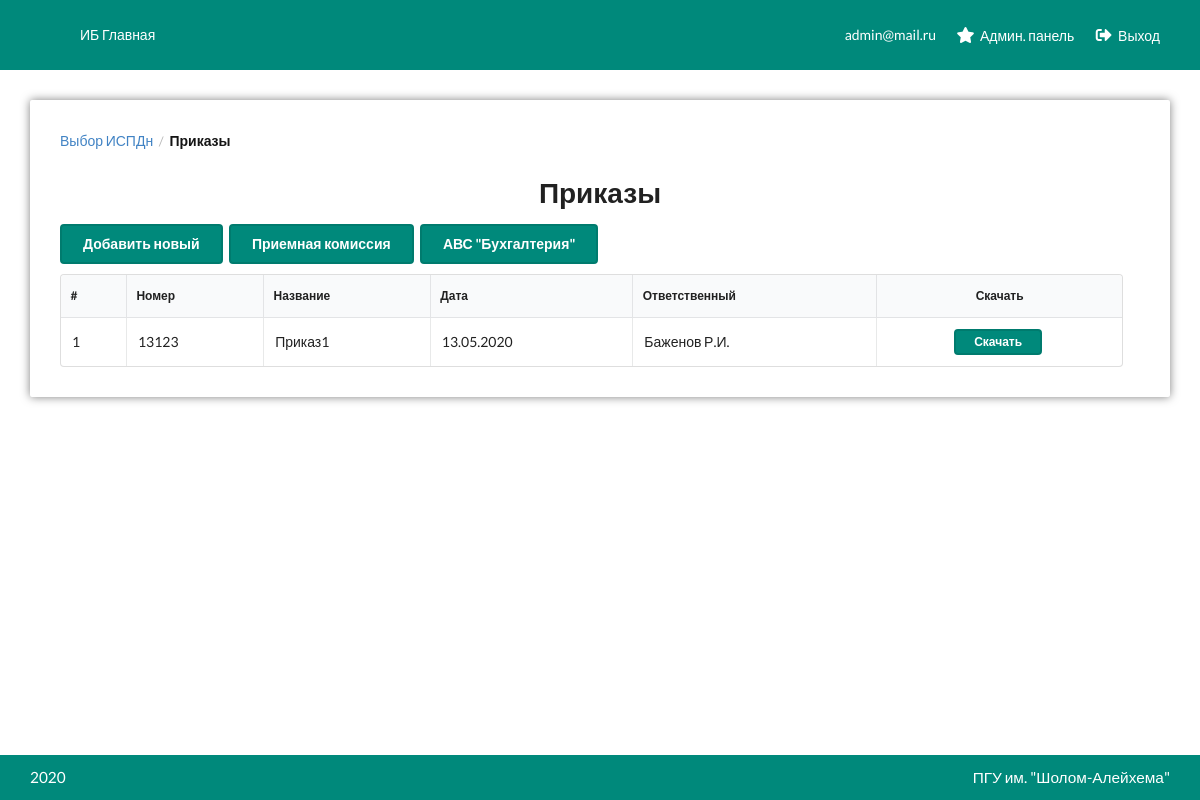
Screenshot of /ispdn/prikazi/ (signed in) with the database file from the repository.
### Accounts/models.py (models this page shows, shortened)
class User(AbstractBaseUser, PermissionsMixin):
    objects = MyUserManager()
    email = models.EmailField(_('email address'), unique=True)
    last_name = models.CharField(max_length=128, verbose_name='Фамилия')
    first_name = models.CharField(max_length=128, verbose_name='Имя')
    surname = models.CharField(max_length=128, verbose_name='Отчество')
    is_staff = models.BooleanField(default=False, verbose_name='Персонал')
    is_active = models.BooleanField(default=True, verbose_name='Активный')
    date_joined = models.DateTimeField(default=timezone.now, verbose_name='Дата регистрации')
    dolzhnost = models.CharField(max_length=64, default='', verbose_name='Должность')
    gr_key = models.CharField(max_length=16, default=None, null=True, blank=True, verbose_name='Графический ключ')
    USERNAME_FIELD = 'email'
    REQUIRED_FIELDS = []
    class Meta:
        ordering = ['id']
        verbose_name = 'Пользователь'
        verbose_name_plural = 'Пользователи'

### Ispdn/models.py (models this page shows, shortened)
class Ispdn(models.Model):
    objects = MyManager()
    nomer = models.CharField(max_length=32, verbose_name='Номер')
    name = models.CharField(max_length=256, verbose_name='Название')
    start_date = models.DateField(null=True, blank=True)
    end_date = models.DateField(null=True, blank=True)
    prikaz = models.ManyToManyField('Prikaz', related_name='ispdns', blank=True)
    instruct = models.ManyToManyField('Instruct', related_name='ispdns', blank=True)
    rukovodstvo = models.ManyToManyField('Rukovodstvo', related_name='ispdns', blank=True)
    polozhenie = models.ManyToManyField('Polozhenie', related_name='ispdns', blank=True)
    po = models.ManyToManyField('ProgOb', related_name='ispdns', blank=True)
    raznoe = models.ManyToManyField('Raznoe', related_name='ispdns', blank=True)
    class Meta:
        verbose_name = 'ИСПДн'
        verbose_name_plural = 'ИСПДн'

class Prikaz(models.Model):
    def content_file_name(instance, filename):
        return ispdn_filename('prikazi', Prikaz, filename)
    objects = MyManager()
    nomer = models.CharField(max_length=32, verbose_name='Номер')
    name = models.CharField(max_length=256, verbose_name='Название')
    date = models.DateField(verbose_name='Дата')
    ovetstv = models.ForeignKey('Pdn.Person', on_delete=models.SET_NULL, null=True, verbose_name='Ответственный')
    file = models.FileField(null=True, upload_to=content_file_name)
    class Meta:
        verbose_name = 'Приказ'
        verbose_name_plural = "Приказы"
        ordering = ['-id']

### Pdn/models.py (models this page shows, shortened)
class Person(models.Model):
    objects = MyManager()
    last_name = models.CharField(max_length=128, verbose_name='Фамилия')
    first_name = models.CharField(max_length=128, verbose_name='Имя')
    surname = models.CharField(max_length=128, verbose_name='Отчество')
    birth_date = models.DateField(verbose_name='Дата рождения')
    fakultet = models.CharField(max_length=128, null=True, blank=True, verbose_name='Факультет')
    podrazd = models.CharField(max_length=128, null=True, blank=True, verbose_name='Подразделение')
    def get_fio(self):
        return f'{self.last_name} {self.first_name[0]}.{self.surname[0]}.'
    class Meta:
        verbose_name = 'Сотрудник/Студент'
        verbose_name_plural = 'Сотрудники/Студенты'

### Ispdn/views.py (the view)
# urls.py: path('prikazi/', prikazi, name='prikazi_all'),
def prikazi(request, ispdn_id=None):
    return instance_list(request, ispdn_id, template='Ispdn/TableList/Prikazi.html', model=Prikaz, field_name='prikaz')

### Accounts/templatetags/modified.py (called while the page is built)
def get_value_from_context(context, dots_var, nullable=False):
    c_key = dots_var.split('.')[0]
    try:
        var = context[c_key]
    except KeyError:
        if nullable:
            return None
        raise KeyError('Template context does not exist key: {}'.format(c_key))
    splitted_var = dots_var.split('.')
    if len(splitted_var) > 0:
        attr = '.'.join(splitted_var[1:])
        try:
            value = getattr(var, attr)
        except Exception:
            if nullable:
                return None
            raise AttributeError('Variable {} does not contain attribute {}'.format(splitted_var[0], attr))
    else:
        value = var
    if callable(value):
        value = value()
    return value

@register.filter
def substract(val1, val2):
    return int(val1) - int(val2)

### Ispdn/views.py (called while the page is built)
def instance_list(request, ispdn_id, template, model, field_name):
    ispdn = None
    if ispdn_id:
        ispdn = Ispdn.objects.get_or_404(id=ispdn_id)
        instances = getattr(ispdn, field_name).all()
    else:
        instances = model.objects.all()
    ispdns = Ispdn.objects.all()
    return render(request, template, {'instances': instances, 'ispdn': ispdn, 'ispdns': ispdns})

### utils/shortcuts.py (called while the page is built)
def build_url(*args, **kwargs):
    get = kwargs.pop('get', None)
    url = reverse(*args, kwargs=kwargs)
    if get:
        url += '?' + urllib.parse.urlencode(get)
    return url

### templates/Ispdn/TableList/Prikazi.html (shortened to what this page needs)
{% extends 'base.html' %}
{% load modified %}
{% block content %}
    <div class="ui container">
        <div class="child-center">
            <div class="skzi-list cblock">
                <div class="content">
                    <div class="ui breadcrumb">
                      <a href="{% url 'ispdn:select' %}" class="section">Выбор ИСПДн</a>
                      <div class="divider"> / </div>
                      <div class="active section">Приказы</div>
                    </div>
                    <h1 class="ui center aligned header">Приказы</h1>
                    <div class="panel">
                        <div class="buttons left">
                            {% if ispdn %}
                                <a href="{% iurl 'ispdn:prikaz_form' get_source='ispdn.id' %}" class="button primary ui medium">Добавить новый</a>
                                <a href="{% url 'ispdn:prikazi_all' %}" class="button primary ui medium">Список всех приказов</a>
                            {% else %}
                                <a href="{% iurl 'ispdn:prikaz_form' %}" class="button primary ui medium">Добавить новый</a>
                                {% for ispdn in ispdns %}
                                    <a href="{% iurl 'ispdn:prikazi' ispdn_id='ispdn.id' %}" class="button primary ui medium">{{ ispdn.name }}</a>
                                {% endfor %}
                            {% endif %}
                        </div>
                    </div>
                    <div class="sixteen wide table-container">
                        <div class="table-width">
                            <table class="ui celled selectable sortable table tableFixHead">
                                <thead>
                                <tr>
                                    <th>#</th>
                                    <th>Номер</th>
                                    <th>Название</th>
                                    <th>Дата</th>
                                    <th>Ответственный</th>
                                    <th class="center aligned">Скачать</th>
                                </tr>
                                </thead>
                                <tbody>
                                {% for prikaz in instances %}
                                    <tr data-id="{{ prikaz.id }}">
                                        <td data-label="#">{{ instances|length|substract:forloop.counter0 }}</td>
                                        <td data-label="Номер">{{ prikaz.nomer }}</td>
                                        <td data-label="Название">{{ prikaz.name }}</td>
                                        <td data-label="Дата">{{ prikaz.date }}</td>
                                        <td data-label="Ответственный">{{ prikaz.ovetstv.get_fio }}</td>
                                        <td data-label="Скачать" class="center aligned"><a class="ui button primary tiny download" href="{% iurl 'ispdn:prikaz_download' id='prikaz.id' %}">Скачать</a></td>
                                    </tr>
                                {% endfor %}
                                </tbody>
                            </table>
                        </div>
                    </div>
                </div>
            </div>
        </div>
    </div>
{% endblock %}

### templates/navbar.html (shortened to what this page needs)
{% load static %}
<nav>
    <div class="ui container">
        <ul class="left">
            <li><a href="{% url 'main:index' %}">ИБ Главная</a></li>
        </ul>
        {% if request.user.is_authenticated %}
            <ul class="right">
                <li><a>{% if request.user.prepod %}{{ request.user.prepod.fio }}{% else %}
                    {{ request.user.email }}{% endif %}</a></li>
                {% if request.user.is_superuser %}
                    <li><a href="/admin/"><i class="star plus icon"></i>Админ. панель</a></li>
                {% endif %}
                <li><a href="{% url 'accounts:logout' %}"><i class="sign out alternate icon"></i>Выход</a></li>
            </ul>
        {% else %}
            <ul class="right">
                <li><a href="{% url 'accounts:registration' %}"><i class="user plus icon"></i>Регистрация</a></li>
                <li><a href="{% url 'accounts:login' %}"><i class="sign in alternate icon"></i>Вход</a></li>
            </ul>
        {% endif %}
    </div>
</nav>

### static/css/style.css (style rules this page uses)
:root { --color: #151515;--nav-bg-color: #00897b;--nav-color: #ffffff;--nav-item-hover-bg-color: #007b6e;--content-bg-color: #ffffff;--btn-primary-color: #00897b;--btn-primary-hover-color: #007b6e;--btn-primary-active-color: #006d62;--btn-primary-text-color: #ffffff;--menu-active-color: #ccddff;--menu-active-hover-color: #b3ccff;--graphic-key-color: #00897b;--graphic-key-brd-color: #007b6e }
:root body:before { filter:invert(100%) blur(5px) opacity(60%) }
nav { width:100%;height:70px;background-color:var(--nav-bg-color);line-height:70px }
nav div.container { height:100% }
nav div.container ul { margin:0;height:100%;line-height:inherit;display:inline-block;position:relative }
nav div.container ul.left { float:left }
nav div.container ul.right { float:right }
nav div.container ul li { height:100%;line-height:inherit;display:inline-block;position:relative;float:left }
nav div.container ul li:not(.logo) a { display:block;height:100%;line-height:inherit;color:var(--nav-color);padding:0 10px }
nav div.container ul li:not(.logo) a i { margin-right:5px;font-size:16px }
.skzi-list { width:100%;max-width:100% }
.skzi-list .panel { width:100%;float:left;position:relative;margin-bottom:10px }
.skzi-list .panel .buttons { float:left }
.skzi-list .panel .buttons.left { width:calc(100% - 500px) }
.skzi-list .table-container { width:100%;overflow-x:auto;overflow-y:visible !important;font-size:12px;max-height:60vh;padding-right:17px }
.skzi-list .table-container .table-width { max-width:2000px }
.skzi-list .table-container .table-width table thead th { position:sticky;top:0;white-space:normal !important;word-wrap:break-spaces;vertical-align:top }
.skzi-list .table-container .table-width table tbody tr { cursor:pointer;font-size:14px }
.skzi-list .table-container .table-width table tbody tr .button.download { padding-top:5px;padding-bottom:5px }
html { padding:0;margin:0;min-height:100% }
body { padding:0;margin:0;color:var(--color) }
body:before { z-index:-3;content:"";position:fixed;top:0;left:0;width:100%;height:100%;background-attachment:fixed;background-repeat:no-repeat;background-size:cover }
body h1 { font-size:3rem }
.ui.container { width:95%;max-width:1280px !important }
.child-center { width:100%;display:flex;justify-content:center }
.cblock { display:block;position:relative;float:left }
.content:not(.no-shadow) { margin:30px 0;background-color:var(--content-bg-color);border-radius:2px;display:block;position:relative;float:left;width:100%;padding:30px;box-shadow:0 0 10px rgba(0,0,0,0.5) }
.ui.button.primary { background-color:var(--btn-primary-color);color:var(--btn-primary-text-color);border-radius:4px;border:solid 2px #007b6e }

### rows the page displays
User: user.email "admin@mail.ru"
Ispdn: name "Приемная комиссия"
Ispdn: name "АВС \"Бухгалтерия\""
Prikaz: counter0 "1", nomer "13123", name "Приказ1", date "13.05.2020", ovetstv.get_fio "Баженов Р.И."
